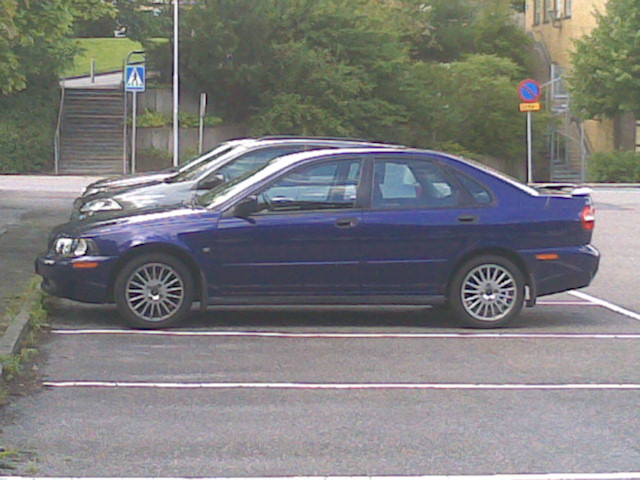
#> input picture assignment4/assignment4data/a.jpg, 640 x 480 px
$ python ce1.py
#> lines starting #> are read from the running program, lines starting #| are printed output that depends on the picture; long printed decimals are rounded; pictures that were not available may be replaced by others from this repository, and a replacement may not be noted
### assignment4/solution/pflat.py
def elementWiseDivision(l1, l2):
    newList = []
    if len(l1) == len(l2):
        for i in range(0, len(l1)):
            newList.append(l1[i] / l2[i])
    return newList

def pflat(data):
    newData = []
    lastCoordinates = data[len(data)-1]
    for row in data:
        newData.append(elementWiseDivision(row, lastCoordinates))
    return newData


def pflat1d(d):
    last = d[-1]
    return [e / last for e in d]

### assignment4/solution/ce1.py
import matplotlib.image as mpimg
import cv2 as cv
import numpy as np
from pflat import pflat
import math

# Homography need 4 samples.
# 1. Take 4 random pointsA
# 2. Compute the homography using points
# 3. Count the number of inliers within the error (5 pixels)
# 4. Repeat 1-3 for N times
# 5. Choose the homography with the most inliers

# Assume that the points are already homogenous.

def HM(pointsA, pointsB):
    zeros = [0 for _ in p1[0]]
    zer = [0]
    M = []
    for i in range(0, len(pointsA)):
        M.append(list(pointsA[i]) + zeros + zeros + zer*i + [-pointsB[i][0]] + zer*(len(pointsA) - (i + 1)))
        M.append(zeros + list(pointsA[i]) + zeros + zer*i + [-pointsB[i][1]] + zer*(len(pointsA) - (i + 1)))
        M.append(zeros + zeros + list(pointsA[i]) + zer*i + [-1] + zer*(len(pointsA) - (i + 1)))
    return M


sift = cv.SIFT.create()

bf = cv.BFMatcher(cv.NORM_L2, crossCheck=True)

a = mpimg.imread("../assignment4data/a.jpg")
#> a is the input picture: shape (480, 640, 3); mean R, G, B 125, 124.8, 124.9
b = mpimg.imread("../assignment4data/b.jpg")
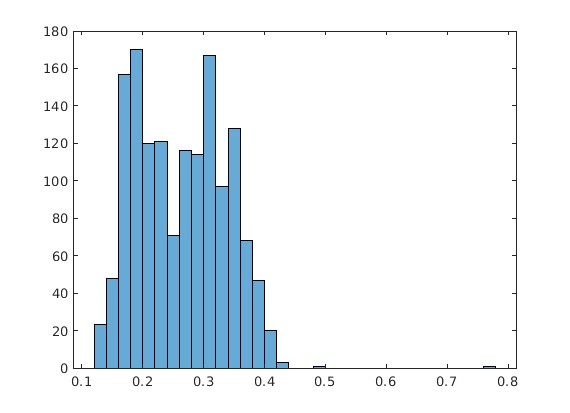
#> input picture assignment4/images/ce2err1.jpg, 570 x 413 px, given in place of b.jpg, which was not available
#> b is the input picture: shape (413, 570, 3); mean R, G, B 229.1, 237.6, 243.4

img1 = cv.cvtColor(a, cv.COLOR_BGR2GRAY)
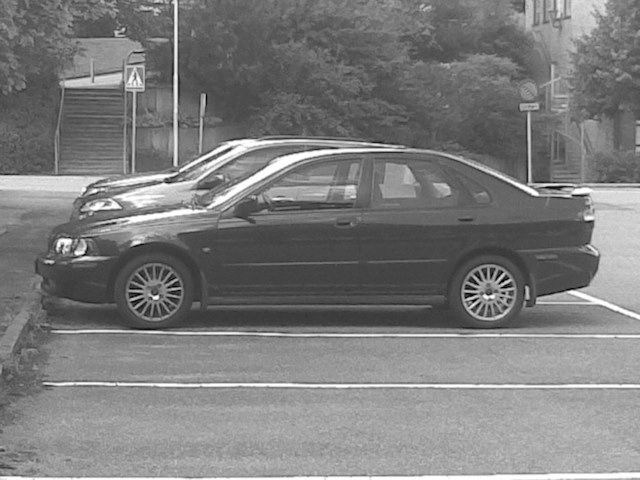
#> img1: shape (480, 640); min 0, max 255, mean 124.9
img2 = cv.cvtColor(b, cv.COLOR_BGR2GRAY)
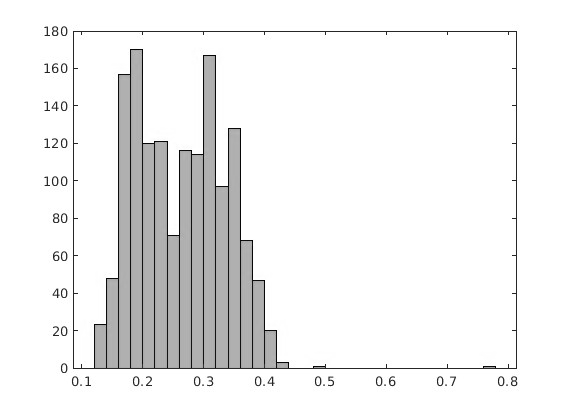
#> img2: shape (413, 570); min 1, max 255, mean 238.4

keypointsA1, descriptors1 = sift.detectAndCompute(img1, None)
#> keypointsA1 = 1460 keypoints; strongest (x, y, size): (474, 301, 2.4), (156, 297, 3.1), (229, 149, 3), (502, 281, 2.4)
keypointsA2, descriptors2 = sift.detectAndCompute(img2, None)
#> keypointsA2 = 162 keypoints; strongest (x, y, size): (495, 367, 2.4), (314, 367, 2.4), (514, 383, 1.9), (56, 220, 1.9)


matches = bf.match(descriptors1, descriptors2)
#> matches = 57 matches
matches = sorted(matches, key = lambda x : x.distance)


xA = [] # The matched pointsA for image1
xB = [] # Coordinates for the matched pointsA in image2.

for m in matches:
    p1 = keypointsA1[m.queryIdx].pt
    p1 += (1,)
    p2 = keypointsA2[m.trainIdx].pt
    p2 += (1,)
    xA.append(p1)
    xB.append(p2)
#> this loop made 57 passes
#> (p1, p2) on passes 1 to 12: ((450.1, 476.6, 1), (172.6, 381.3, 1)), ((594.8, 230.7, 1), (233.9, 381.2, 1)), ((526.9, 288.6, 1), (173.2, 229.4, 1)), ((428.9, 306.1, 1), (221.6, 180, 1)), ((235.8, 183.4, 1), (232.9, 190.4, 1)), ((114, 223, 1), (234.8, 133.4, 1)), ((219, 199.7, 1), (173.2, 229.4, 1)), ((300.9, 209, 1), (138.6, 158.2, 1)), ((84.39, 76.37, 1), (494.6, 367.2, 1)), ((222.1, 166.4, 1), (494.6, 367.2, 1)), ((596, 223.8, 1), (85.45, 355.3, 1)), ((485.2, 313, 1), (112.4, 360.6, 1))
#> after the loop, xA = 57 items, first 6: (450.1, 476.6, 1), (594.8, 230.7, 1), (526.9, 288.6, 1), (428.9, 306.1, 1), (235.8, 183.4, 1), (114, 223, 1); xB = 57 items, first 6: (172.6, 381.3, 1), (233.9, 381.2, 1), (173.2, 229.4, 1), (221.6, 180, 1), (232.9, 190.4, 1), (234.8, 133.4, 1)

N = 100 # The number of iterations for RANSAC
e = 5
bestInliers = 0
bestH = []
for i in range(0, N):
    p1 = []
    p2 = []
    for i in range(0, 4):
        idx = np.random.randint(0, len(matches))
        p1.append(xA[idx])
        p2.append(xB[idx])

    M = HM(p1, p2)
    U, S, V = np.linalg.svd(M)
    solution = V[-1]
    H = np.reshape(solution[:9], (3, 3))
    H = [[e/H[-1][-1] for e in row] for row in H]
    Hx = np.transpose(pflat(H @ np.transpose(xA)))
    inliers = 0
    for i in range(0, len(Hx)):
        if math.dist(Hx[i], xB[i]) <= e:
            inliers += 1
    if(inliers > bestInliers):
        bestInliers = inliers
        bestH = H
#> after the loop, bestH = [[-0.252, -0.531, 261.6], [-0.384, -0.771, 381.3], [-0.00102, -0.00201, 1]]; bestInliers = 6

print(bestInliers)
#| 6
print(bestH)
#| [[-0.2515, -0.5308, 261.580], [-0.3841, -0.7708, 381.296], [-0.001017, -0.002009, 1.0]]

# [6 lines of commented-out code are left out]
